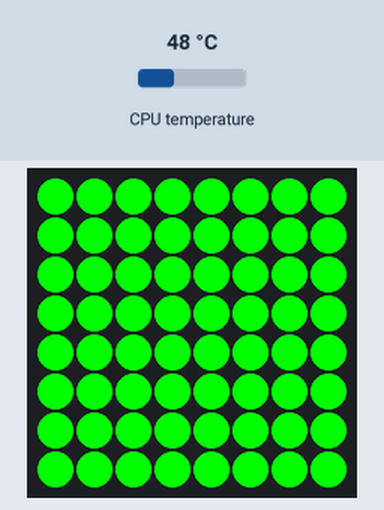
The program below on a simulated Raspberry Pi (BCM pin numbers) with a Sense HAT. On the bench: the Sense HAT's 8×8 RGB LED matrix. The inputs (shaded band) are chosen by the test bench; at power-on: CPU temperature 48 °C.

Above: at 1.2 s.
1.3 s: CPU temperature set to 53 °C
4.0 s: CPU temperature set to 56 °C
At 5.2 s:
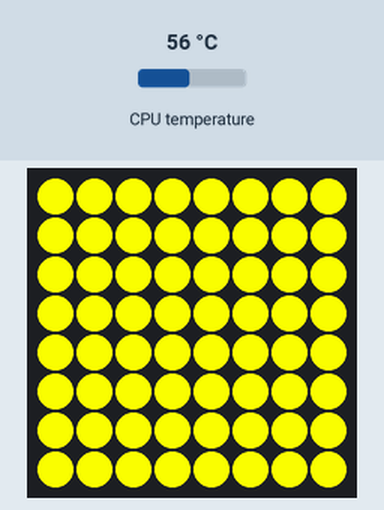
6.7 s: CPU temperature set to 72 °C
At 8.4 s:
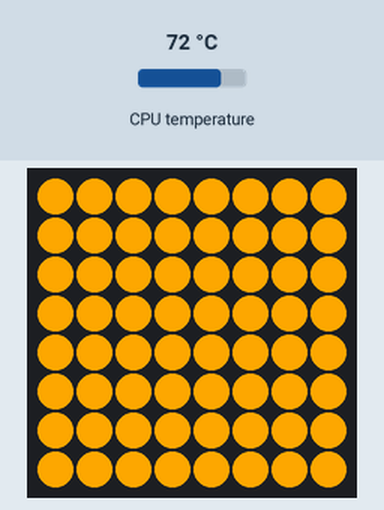
9.5 s: CPU temperature set to 75 °C
At 11.2 s:
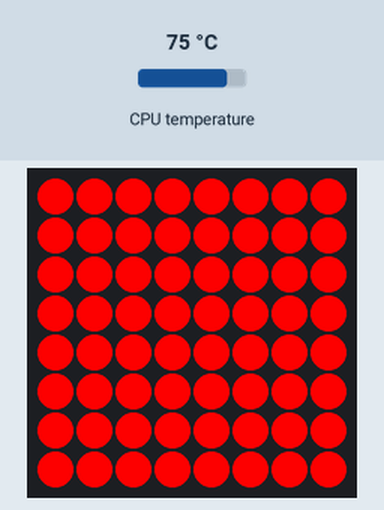
12.2 s: CPU temperature set to 31 °C
At 15.2 s:
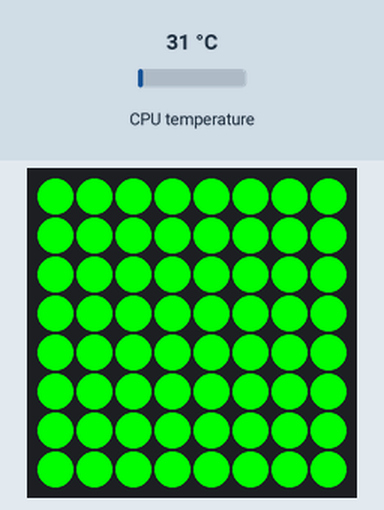
15.5 s: CPU temperature set to 58 °C
At 17.0 s:
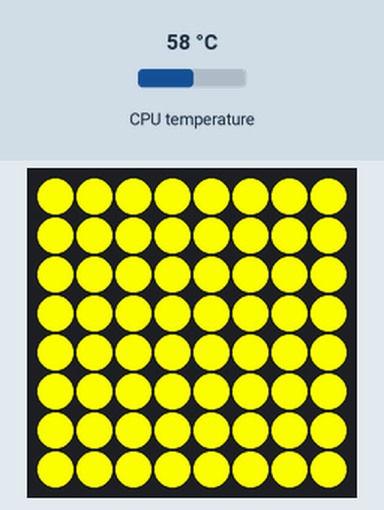
Timing chart, 0 to 18.5 s (numbered marks = the images above; inputs shaded):
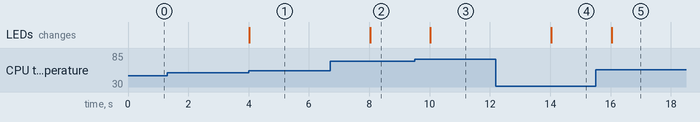

Measured:
- the behaviour switches between 54 and 55 °C on CPU temperature (found by bisection; images 0 and 1)
- the behaviour switches between 73 and 74 °C on CPU temperature (found by bisection; images 2 and 3)
- after the input at 1.3 s, every drawn part: stays the same
- after the input at 4.0 s, the LEDs: change at once (image 1)
- after the input at 6.7 s, the LEDs: change after 1.3 s (image 2)
- after the input at 9.5 s, the LEDs: change after 0.53 s (image 3)
- after the input at 12.2 s, the LEDs: change after 1.8 s (image 4)
- after the input at 15.5 s, the LEDs: change after 0.53 s (image 5)

The program:

main.py
```python
from sense_hat import SenseHat
import time

sense = SenseHat()

def get_cpu_temperature():
    with open("/sys/class/thermal/thermal_zone0/temp", "r") as f:
        temp = f.read()
    return float(temp) / 1000.0

def get_color_from_temperature(temp):
    if temp < 55:
        return (0, 255, 0) # green
    elif temp < 64:
        return (255, 255, 0)  # yellow
    elif temp < 74:
        return (255, 165, 0)  # orange
    else:
        return (255, 0, 0)  # red

while True:
    cpu_temp = get_cpu_temperature()
    sense.clear(get_color_from_temperature(cpu_temp))
    time.sleep(2)
```
